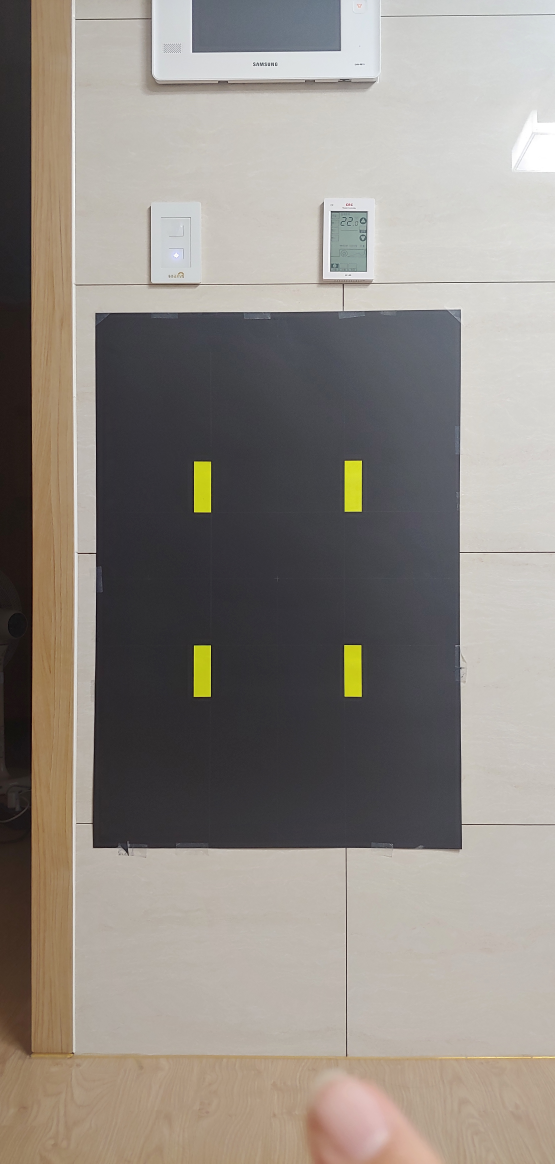
#> input picture test_pic/1.5m/1114_15m_rotL_0.jpg, 2218 x 4656 px, found by its file name (shown at 1/4 size)
$ python researchCode.py   (older library calls are emulated)
#> lines starting #> are read from the running program, lines starting #| are printed output that depends on the picture; after the words box and inside, x2 and y2 are one past the last pixel; in counts of white or black regions, pixels touching at a corner belong together
import cv2
import numpy as np
import matplotlib.pyplot as plt
import math
import imutils
from scipy.spatial import distance as dist
from imutils import contours
from imutils import perspective
from math import atan2,degrees
import statistics


# point ordering list
list_one = [0, 1, 2, 3]
list_two = [2, 3, 1, 0]


def resize_image(image):
    scale_percent = 17  # percent of original size
    width = int(image.shape[1] * scale_percent / 100)
    height = int(image.shape[0] * scale_percent / 100)
    dim = (width, height)
    image = cv2.resize(image, dim, interpolation=cv2.INTER_AREA)

    return image


def apply_threshold(image):
    hsv = cv2.cvtColor(image, cv2.COLOR_BGR2HSV)
    yellow_lower = np.array([30, 58, 140], np.uint8)
    yellow_upper = np.array([250, 255, 255], np.uint8)

    yellow = cv2.inRange(hsv, yellow_lower, yellow_upper)

    pink_lower = np.array([162, 30, 190], np.uint8)
    pink_upper = np.array([255, 150, 255], np.uint8)

    pink = cv2.inRange(hsv, pink_lower, pink_upper)

    image_res1 = cv2.bitwise_and(image, image, mask=yellow)
    image_res = cv2.cvtColor(image_res1, cv2.COLOR_BGR2RGB)

    image_res_thre = cv2.cvtColor(image_res, cv2.COLOR_RGB2GRAY)
    _, image_res_thre = cv2.threshold(image_res_thre, 255, 255, cv2.THRESH_OTSU)
    # cv2.imshow("image_res_thre_", image_res_thre)

    return image_res1, image_res_thre


def midpoint(x, y):
    return (x[0] + y[0]) * 0.5, (x[1] + y[1]) * 0.5


# [4 lines left out: function calculate_distance, not called in this run]


def distance_to_camera(known_width, focal_length, pic_width):
    return (known_width * focal_length) / pic_width


# [37 lines left out: functions angle_change, order_points, compare_lists, not called in this run]


def grab_contour(threshold_image):
    # sort the contours from left-to-right and initialize the 'pixels per metric' calibration variable
    cnts = cv2.findContours(threshold_image.copy(), cv2.RETR_EXTERNAL, cv2.CHAIN_APPROX_SIMPLE)
    cnts = imutils.grab_contours(cnts)

    # sort the contours from left-to-right and initialize the bounding box point colors
    (cnts, _) = contours.sort_contours(cnts)
    new_swap_list = []
    leftmost_contour = None
    center_points, areas, distances, corners, three_areas, coords, testing = [], [], [], [], [], [], []

    known_width = 7.6
    focal_length = 300

    for (i, c) in enumerate(cnts):
        area = cv2.contourArea(c)
        three_areas.append(area)
        sorteddata = sorted(zip(three_areas, cnts), key=lambda x: x[0], reverse=True)
        if cv2.contourArea(c) <= 30:
            continue

        box = cv2.minAreaRect(c)
        box = cv2.BoxPoints(box) if imutils.is_cv2() else cv2.boxPoints(box)
        box = np.array(box, dtype="int")
        cv2.drawContours(threshold_image, [box], -1, (0, 255, 0), 2)
        rect = order_points(box)

        testing.append(rect)
        coords.append(rect[0])

    index_ordered_list = []     # whole point values in ordered index values

    # Four largest contours' coordinates
    compare_list = [sorteddata[0][1][0][0], sorteddata[1][1][0][0], sorteddata[2][1][0][0], sorteddata[3][1][0][0]]
    first, second, third, fourth = compare_lists([compare_list])

    index_ordered_list.extend((first, second, third, fourth))

    for i in np.argsort(index_ordered_list):
        new_swap_list.append(sorteddata[i][1])

    for c in new_swap_list:
        peri = cv2.arcLength(c, True)
        approx = cv2.approxPolyDP(c, 0.02 * peri, True)

        area = cv2.contourArea(c)

        if cv2.contourArea(c) <= 30:
            continue

        box = approx
        box = np.squeeze(box)

        # order the points in the contour and draw outlines of the rotated rounding box
        box = order_points(box)
        box = perspective.order_points(box)
        testing.append(box)

        (x, y, w, h) = cv2.boundingRect(c)

        # compute area
        area = cv2.contourArea(c)
        areas.append(area)

        # compute center points
        M = cv2.moments(c)
        if M["m00"] != 0:
            cx = int(M["m10"] / M["m00"])
            cy = int(M["m01"] / M["m00"])
        else:
            cx, cy = 0, 0

        center = (cx, cy)
        center_points.append(center)

        c_x = np.average(box[:, 0])
        c_y = np.average(box[:, 1])

        # compute corners from contour image
        # four_corners = corners_from_contour(threshold_image, c)
        corners.append(box)

        # compute and return the distance from the maker to the camera
        distances.append(distance_to_camera(known_width, focal_length, w))

        if leftmost_contour is None:
            (tl, tr, br, bl) = box
            (tlblX, tlblY) = midpoint(tl, bl)
            (trbrX, trbrY) = midpoint(tr, br)

            # compute the Euclidean distance between the midpoints, then construct the reference object
            d = dist.euclidean((tlblX, tlblY), (trbrX, trbrY))
            leftmost_contour = (box, (c_x, c_y), d / 7.5)
            # first_box = box
            continue

    # swap to order center_points
    if center_points[1][0] <= center_points[2][0]:
        tmp = center_points[2]
        center_points[2] = center_points[1]
        center_points[1] = tmp

    if corners[1][0][0] <= corners[2][0][0]:
        tmp = corners[2]
        corners[2] = corners[1]
        corners[1] = tmp

    return leftmost_contour, center_points, areas, distances, corners


# two image difference computations and results
def marker_calculation():
    reference_marker_image = cv2.imread('images/1114_15m_rotL_0.jpg')
#> reference_marker_image is the input picture: shape (4656, 2218, 3); mean B, G, R 131.3, 137.9, 144.2
    moved_marker_image = cv2.imread('images/1114_15m_rotL_2.jpg')
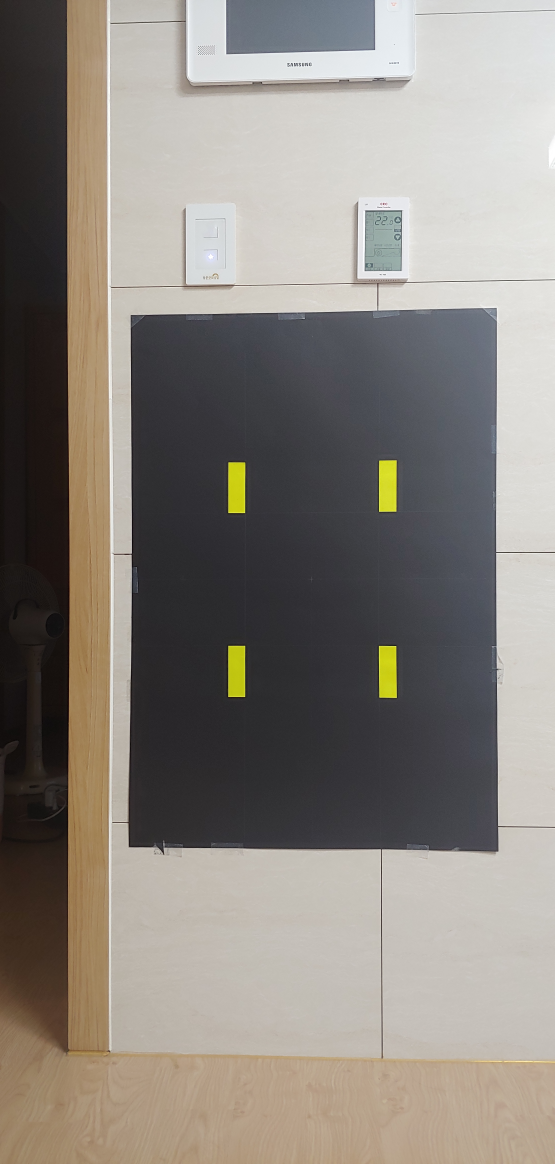
#> input picture test_pic/1.5m/1114_15m_rotL_2.jpg, 2218 x 4656 px, found by its file name (shown at 1/4 size)
#> moved_marker_image is the input picture: shape (4656, 2218, 3); mean B, G, R 125.1, 132, 137.8

    cv2.imshow("Resized ref image", resize_image(reference_marker_image))
#> in resize_image, `image = cv2.resize(image, dim, interpolation=cv2.INTER_AREA)`:
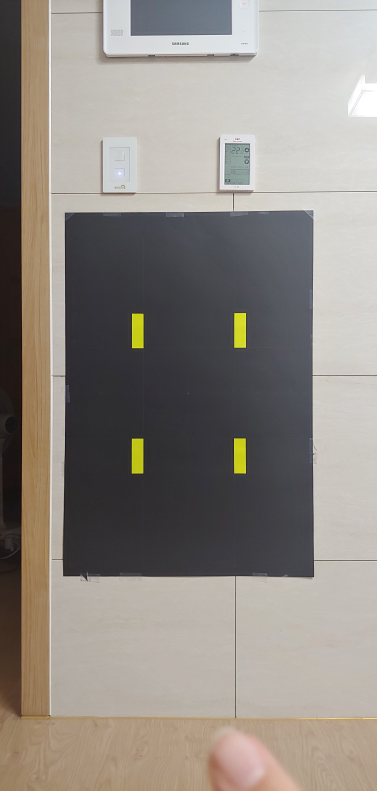
#> image: shape (791, 377, 3); mean of channels 0, 1, 2 131.3, 137.9, 144.2; drawn as B, G, R
    cv2.imshow("Resized moved image", resize_image(moved_marker_image))
#> in resize_image (call 2), `image = cv2.resize(image, dim, interpolation=cv2.INTER_AREA)`:
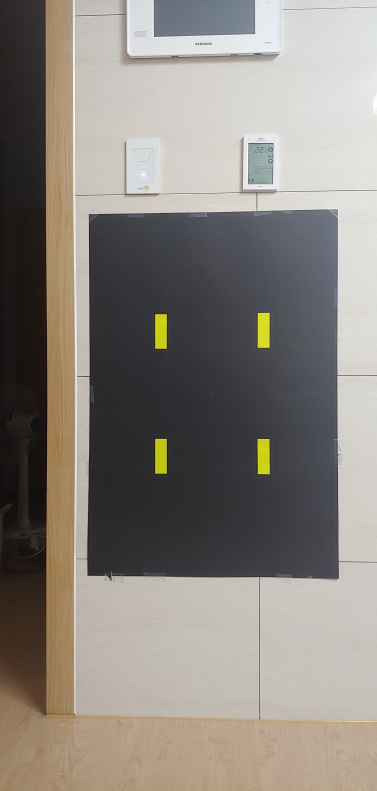
#> image: shape (791, 377, 3); mean of channels 0, 1, 2 125.1, 132, 137.8; drawn as B, G, R

    res_ref1, reference_marker_image = apply_threshold(resize_image(reference_marker_image))
#> in apply_threshold, `yellow = cv2.inRange(hsv, yellow_lower, yellow_upper)`:
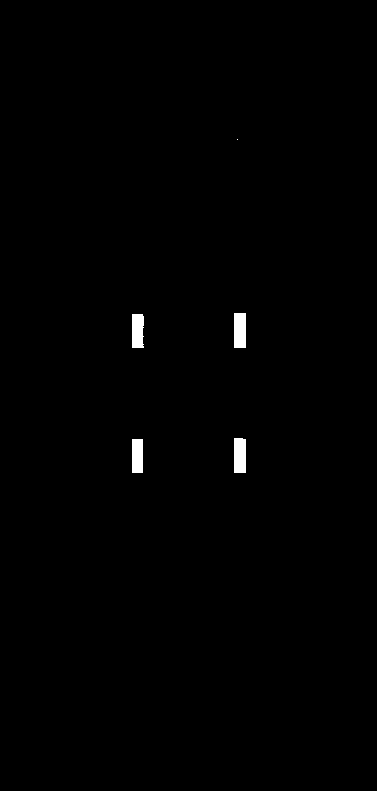
#> yellow: shape (791, 377); 0.54% white; 5 white regions (1 under 20 px), largest, box (x1, y1, x2, y2) and area: (234, 313, 246, 348) 420, (234, 438, 246, 473) 417, (132, 314, 144, 348) 389, (132, 439, 143, 473) 374
#> (the rest of the program and of its run is left out)
